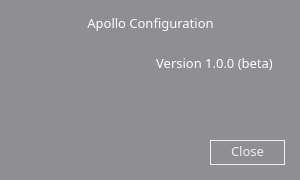
<?xml version="1.0" encoding="UTF-8"?>
<ui version="4.0">
 <class>vtinfoform</class>
 <widget class="QWidget" name="vtinfoform">
  <property name="geometry">
   <rect>
    <x>0</x>
    <y>0</y>
    <width>300</width>
    <height>180</height>
   </rect>
  </property>
  <property name="windowTitle">
   <string>Form</string>
  </property>
  <property name="styleSheet">
   <string notr="true">QWidget{
background-color:#8E8E93;
}</string>
  </property>
  <widget class="QLabel" name="label">
   <property name="geometry">
    <rect>
     <x>10</x>
     <y>10</y>
     <width>281</width>
     <height>25</height>
    </rect>
   </property>
   <property name="styleSheet">
    <string notr="true">QLabel{
color:white;
    font-size:13px;
	font-family:UTM Avo;
}</string>
   </property>
   <property name="text">
    <string>Apollo Configuration</string>
   </property>
   <property name="alignment">
    <set>Qt::AlignCenter</set>
   </property>
  </widget>
  <widget class="QLabel" name="label_2">
   <property name="geometry">
    <rect>
     <x>139</x>
     <y>50</y>
     <width>151</width>
     <height>25</height>
    </rect>
   </property>
   <property name="styleSheet">
    <string notr="true">QLabel{
color:white;
    font-size:13px;
	font-family:UTM Avo;
}</string>
   </property>
   <property name="text">
    <string>Version 1.0.0 (beta)</string>
   </property>
   <property name="alignment">
    <set>Qt::AlignCenter</set>
   </property>
  </widget>
  <widget class="QLabel" name="label_3">
   <property name="geometry">
    <rect>
     <x>10</x>
     <y>50</y>
     <width>120</width>
     <height>120</height>
    </rect>
   </property>
   <property name="styleSheet">
    <string notr="true">QLabel{
color:white;
    font-size:13px;
	font-family:UTM Avo;
	border-image:url(&quot;images/apollo.ico&quot;);
}</string>
   </property>
   <property name="text">
    <string/>
   </property>
   <property name="alignment">
    <set>Qt::AlignCenter</set>
   </property>
  </widget>
  <widget class="QPushButton" name="btnCloseInfoForm">
   <property name="geometry">
    <rect>
     <x>210</x>
     <y>140</y>
     <width>75</width>
     <height>25</height>
    </rect>
   </property>
   <property name="styleSheet">
    <string notr="true">QPushButton {
    font-size:13px;
	font-weight:normal;
    background-color:transparent;
	color:#efefef;
    border:1px solid #efefef;
	padding-bottom:3px;
	font-family:UTM Avo;
}

QPushButton::hover {
    background-color:#16a085;
}

QPushButton::pressed {
    background-color:#2ecc71;
}</string>
   </property>
   <property name="text">
    <string>Close</string>
   </property>
  </widget>
 </widget>
 <resources/>
 <connections/>
</ui>
